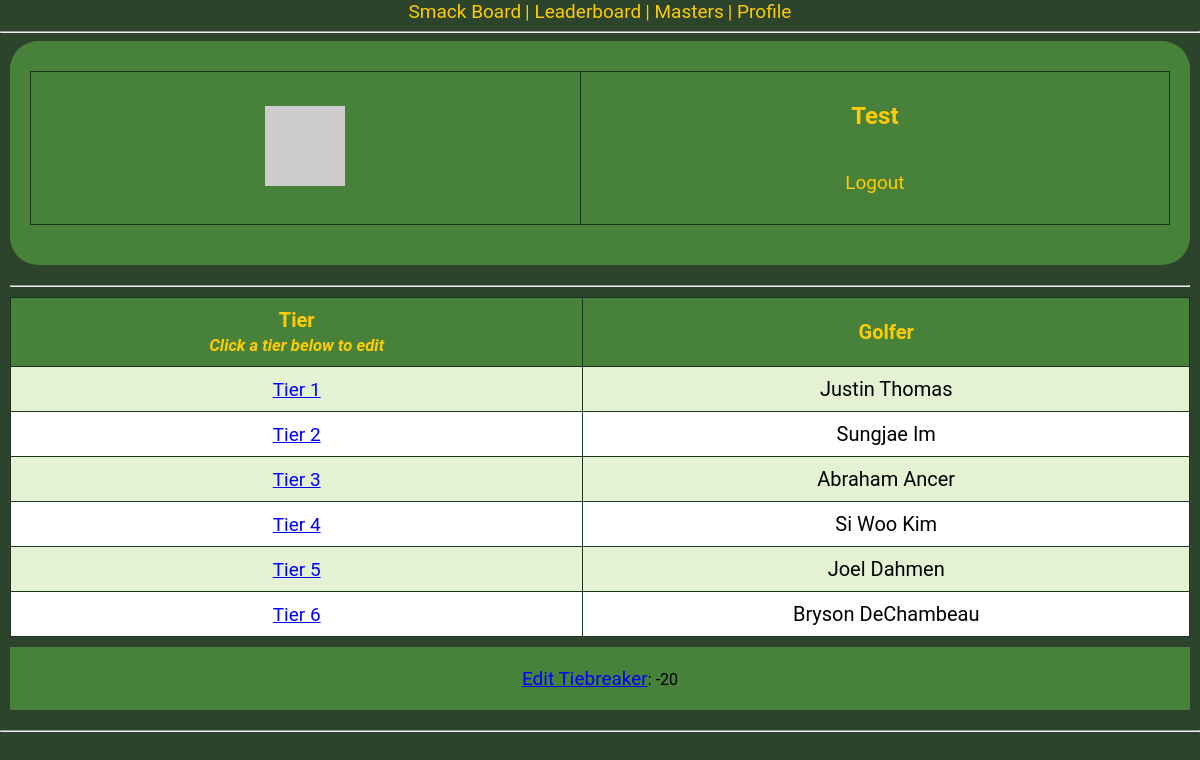
Page /user/Test (signed in) on the committed database.
### app/models.py (models this page shows, shortened)
class User(UserMixin, db.Model):
    id = db.Column(db.Integer, primary_key=True)
    username = db.Column(db.String(64), index=True, unique=True)
    email = db.Column(db.String(120), index=True, unique=True)
    password_hash = db.Column(db.String(128))
    posts = db.relationship('Post', backref='author', lazy='dynamic')
    draft = db.relationship('Draft', backref='user', lazy='dynamic')
    about_me = db.Column(db.String(140))
    last_seen = db.Column(db.DateTime, default=datetime.utcnow)
    def __repr__(self):
        return f"{self.username}"
    def avatar(self, size):
        digest = md5(self.email.lower().encode('utf-8')).hexdigest()
        return 'https://www.gravatar.com/avatar/{}?d=identicon&s={}'.format(
            digest, size)

class Draft(db.Model):
    id = db.Column(db.Integer, primary_key=True)
    user_id = db.Column(db.Integer, db.ForeignKey('user.id'))
    t1_id = db.Column(db.Integer)
    tier1 = db.Column(db.String(64))
    t2_id = db.Column(db.Integer)
    tier2 = db.Column(db.String(64))
    t3_id = db.Column(db.Integer)
    tier3 = db.Column(db.String(64))
    t4_id = db.Column(db.Integer)
    tier4 = db.Column(db.String(64))
    t5_id = db.Column(db.Integer)
    tier5 = db.Column(db.String(64))
    t6_id = db.Column(db.Integer)
    tier6 = db.Column(db.String(64))
    single_number = db.Column(db.Integer)

### app/routes.py (the view)
@app.route('/user/<username>')
@login_required
def user(username):
    trigger = TournamentStatus.query.first()
    trigger = trigger.status
    print("User: ", trigger)
    user = User.query.filter_by(username=username).first_or_404()
    user_record = Draft.query.filter_by(user=user).first()
    user_record_dict = {
        "tier1": user_record.tier1,
        "tier2": user_record.tier2,
        "tier3": user_record.tier3,
        "tier4": user_record.tier4,
        "tier5": user_record.tier5,
        "tier6": user_record.tier6
    }
    return render_template('user.html', user=user, user_record_dict=user_record_dict, user_record=user_record, trigger=trigger)

### app/models.py (called while the page is built)
@login.user_loader
def load_user(id):
    return User.query.get(int(id))

### app/routes.py (called while the page is built)
@app.before_request
def before_request():
    if current_user.is_authenticated:
        current_user.last_seen = datetime.utcnow()
        db.session.commit()

### app/templates/user.html (shortened to what this page needs)
{% extends "base.html" %}
{% block content %}
<div class="container">
    <div class="us">
    <table class="us">
        <tr valign="center">
            <td><img src="{{ user.avatar(128) }}"></td>
            <td>
                <h1 style="text-align: center;">{{ user.username }}</h1>
                {% if user == current_user %}
                <p style="text-align: center;">
                    <div class="login-logout">
                        {% if current_user.is_anonymous %}
                            <a href="{{ url_for('login') }}">Login</a>
                        {% else %}
                            <a href="{{ url_for('logout') }}">Logout</a>
                        {% endif %}
                    </div>
                </p>
                {% endif %}
            </td>
        </tr>
    </table>
        </div>
    <hr>
<div class="table-container">
    <table>
        <tr>
            {% if user == current_user and trigger == 0 %}
            <th>
                Tier
                <br>
                <span style="font-size: smaller; font-style: italic;">Click a tier below to edit</span>
            </th>
            {% else %}
            <th> Tier</th>
            {% endif %}
            <th>Golfer</th>
        </tr>
        {% for key, value in user_record_dict.items() %}
            <tr>
                <td>
                    {% if user == current_user and trigger == 0 %}
                    <a href="{{ url_for('tier', tier=loop.index, username=current_user) }}" style="color: blue; text-decoration: underline;">Tier {{ loop.index }}</a>
                    {% else %}
                    <a style="color: black">Tier {{ loop.index }}</a>
                    {% endif %}
                </td>
                <td>{{ value }}</td>
            </tr>
        {% endfor %}
    </table>
    {% if user == current_user and trigger == 0 %}
                    <div class="uk">
                        <td style="text-align: left;">
                            <a href="{{ url_for('tie_breaker', username=user) }}" style="color: blue; text-decoration: underline;">
                                Edit Tiebreaker</a>: {{ user_record.single_number }}
                        </td>
                    </div >
    {% endif %}
</div>
</div>
     <hr>
{% endblock %}

### app/templates/base.html (style rules this page uses)
body { font-family: 'Roboto', sans-serif; margin: 0; padding: 0; background-color: #2c442b; }
h1 { text-align: center; background-color: #48823a; color: #ffcb05; padding: 20px; margin: 0; font-size: 28px; }
table { border-collapse: collapse; width: 100%; margin: 10px 0; background-color: #fff; }
th, td { border: 1px solid #1a351d; padding: 10px; text-align: center; font-size: 20px; }
th { background-color: #48823a; color: #ffcb05; }
tr:nth-child(even) { background-color: #e4f1d3; }
a { color: #ffcb05; text-decoration: none; font-size: 19px; }

### app/templates/user.html (style rules this page uses)
.container { margin: 0 auto; padding: 0 10px; }
.us { background-color: #48823a; padding: 20px; text-align: center; border-radius: 28px; margin-bottom: 20px; }
.uk { background-color: #48823a; text-align: center; padding: 20px; margin-bottom: 20px; }
h1 { font-size: 24px; text-align: center; }
a { color: #ffcb05; text-decoration: none; font-size: 19px; }

### rows in the picture
User: username "Test"
Draft: tier1 "Justin Thomas", tier2 "Sungjae Im", tier3 "Abraham Ancer", tier4 "Si Woo Kim", tier5 "Joel Dahmen", tier6 "Bryson DeChambeau", single_number "-20"
